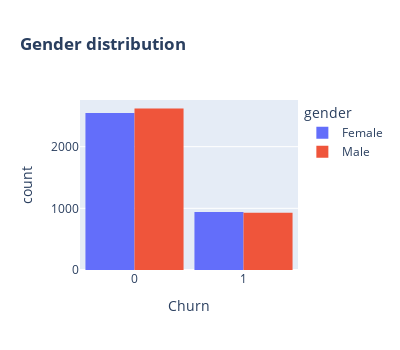

Notebook source saved alongside this figure:
### Markdown cell above
**1. Gender**

There is no obvious difference in churn possibility among genders.

### Code cell
fig = px.histogram(df2, x="Churn", color="gender", barmode="group", title="<b>Gender distribution</b>")
fig.update_layout(width=400, height=350, bargap=0.1)
fig.show();

### Figure 1 — Plotly figure (JSON) as saved in the notebook; plotly's stock layout.template omitted (floating-point values rounded to 4 significant figures; data arrays with more than 128 entries replaced by an {"elided": "..."} marker saying what was removed)
{"data": [{"alignmentgroup": "True", "bingroup": "x", "hovertemplate": "gender=Female<br>Churn=%{x}<br>count=%{y}<extra></extra>", "legendgroup": "Female", "marker": {"color": "#636efa", "pattern": {"shape": ""}}, "name": "Female", "offsetgroup": "Female", "orientation": "v", "showlegend": true, "type": "histogram", "x": {"elided": "3483 int values"}, "xaxis": "x", "yaxis": "y"}, {"alignmentgroup": "True", "bingroup": "x", "hovertemplate": "gender=Male<br>Churn=%{x}<br>count=%{y}<extra></extra>", "legendgroup": "Male", "marker": {"color": "#EF553B", "pattern": {"shape": ""}}, "name": "Male", "offsetgroup": "Male", "orientation": "v", "showlegend": true, "type": "histogram", "x": {"elided": "3549 int values"}, "xaxis": "x", "yaxis": "y"}], "layout": {"bargap": 0.1, "barmode": "group", "height": 350, "legend": {"title": {"text": "gender"}, "tracegroupgap": 0}, "title": {"text": "<b>Gender distribution</b>"}, "width": 400, "xaxis": {"anchor": "y", "domain": [0, 1], "title": {"text": "Churn"}}, "yaxis": {"anchor": "x", "domain": [0, 1], "title": {"text": "count"}}}}
